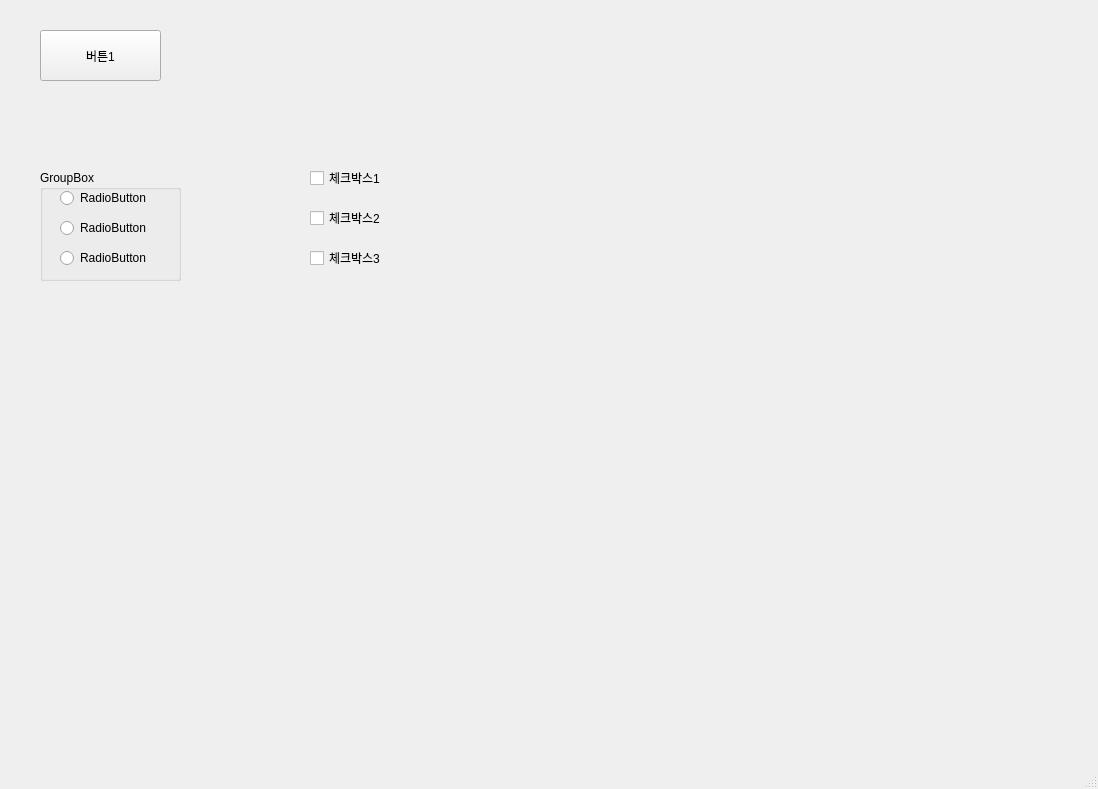
<?xml version="1.0" encoding="UTF-8"?>
<ui version="4.0">
 <class>MainWindow</class>
 <widget class="QMainWindow" name="MainWindow">
  <property name="geometry">
   <rect>
    <x>0</x>
    <y>0</y>
    <width>1098</width>
    <height>789</height>
   </rect>
  </property>
  <property name="windowTitle">
   <string>MainWindow</string>
  </property>
  <widget class="QWidget" name="centralwidget">
   <widget class="QPushButton" name="btn1">
    <property name="geometry">
     <rect>
      <x>40</x>
      <y>30</y>
      <width>121</width>
      <height>51</height>
     </rect>
    </property>
    <property name="text">
     <string>버튼1</string>
    </property>
   </widget>
   <widget class="QGroupBox" name="groupBox">
    <property name="geometry">
     <rect>
      <x>40</x>
      <y>170</y>
      <width>141</width>
      <height>111</height>
     </rect>
    </property>
    <property name="title">
     <string>GroupBox</string>
    </property>
    <widget class="QRadioButton" name="radio1">
     <property name="geometry">
      <rect>
       <x>20</x>
       <y>20</y>
       <width>90</width>
       <height>16</height>
      </rect>
     </property>
     <property name="text">
      <string>RadioButton</string>
     </property>
    </widget>
    <widget class="QRadioButton" name="radio2">
     <property name="geometry">
      <rect>
       <x>20</x>
       <y>50</y>
       <width>90</width>
       <height>16</height>
      </rect>
     </property>
     <property name="text">
      <string>RadioButton</string>
     </property>
    </widget>
    <widget class="QRadioButton" name="radio3">
     <property name="geometry">
      <rect>
       <x>20</x>
       <y>80</y>
       <width>90</width>
       <height>16</height>
      </rect>
     </property>
     <property name="text">
      <string>RadioButton</string>
     </property>
    </widget>
   </widget>
   <widget class="QCheckBox" name="checkBox1">
    <property name="geometry">
     <rect>
      <x>310</x>
      <y>170</y>
      <width>81</width>
      <height>16</height>
     </rect>
    </property>
    <property name="text">
     <string>체크박스1</string>
    </property>
   </widget>
   <widget class="QCheckBox" name="checkBox2">
    <property name="geometry">
     <rect>
      <x>310</x>
      <y>210</y>
      <width>81</width>
      <height>16</height>
     </rect>
    </property>
    <property name="text">
     <string>체크박스2</string>
    </property>
   </widget>
   <widget class="QCheckBox" name="checkBox3">
    <property name="geometry">
     <rect>
      <x>310</x>
      <y>250</y>
      <width>81</width>
      <height>16</height>
     </rect>
    </property>
    <property name="text">
     <string>체크박스3</string>
    </property>
   </widget>
  </widget>
  <widget class="QMenuBar" name="menubar">
   <property name="geometry">
    <rect>
     <x>0</x>
     <y>0</y>
     <width>1098</width>
     <height>21</height>
    </rect>
   </property>
  </widget>
  <widget class="QStatusBar" name="statusbar"/>
 </widget>
 <resources/>
 <connections/>
</ui>
